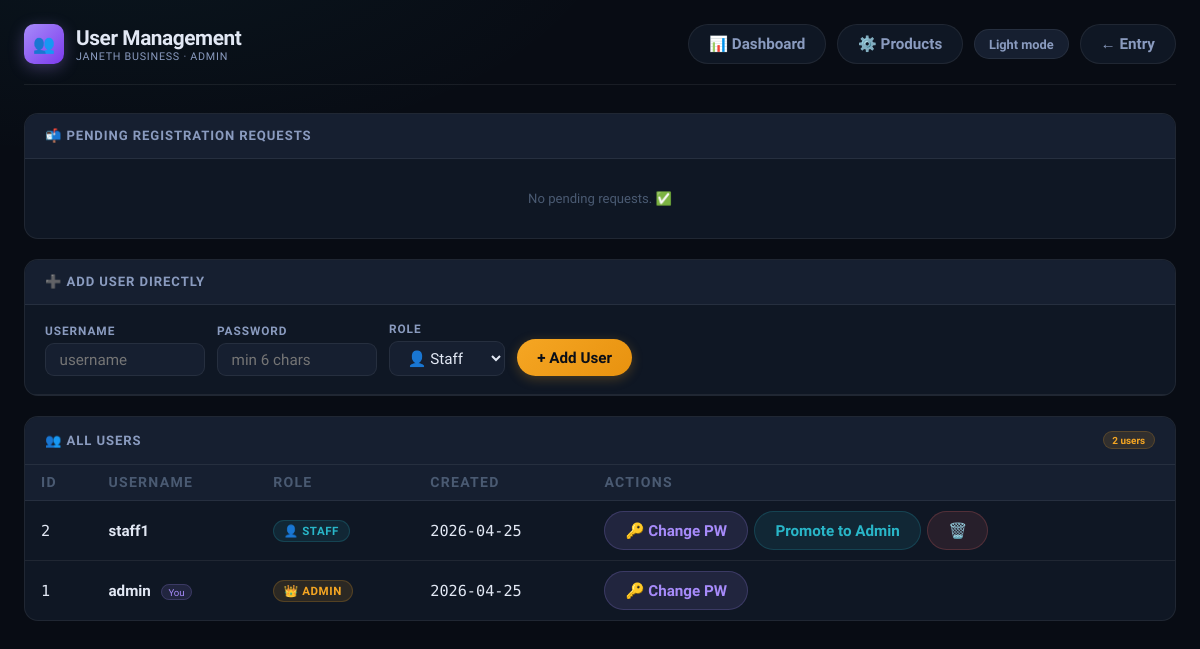
Before: /admin/users.php (signed in) with the older database file.
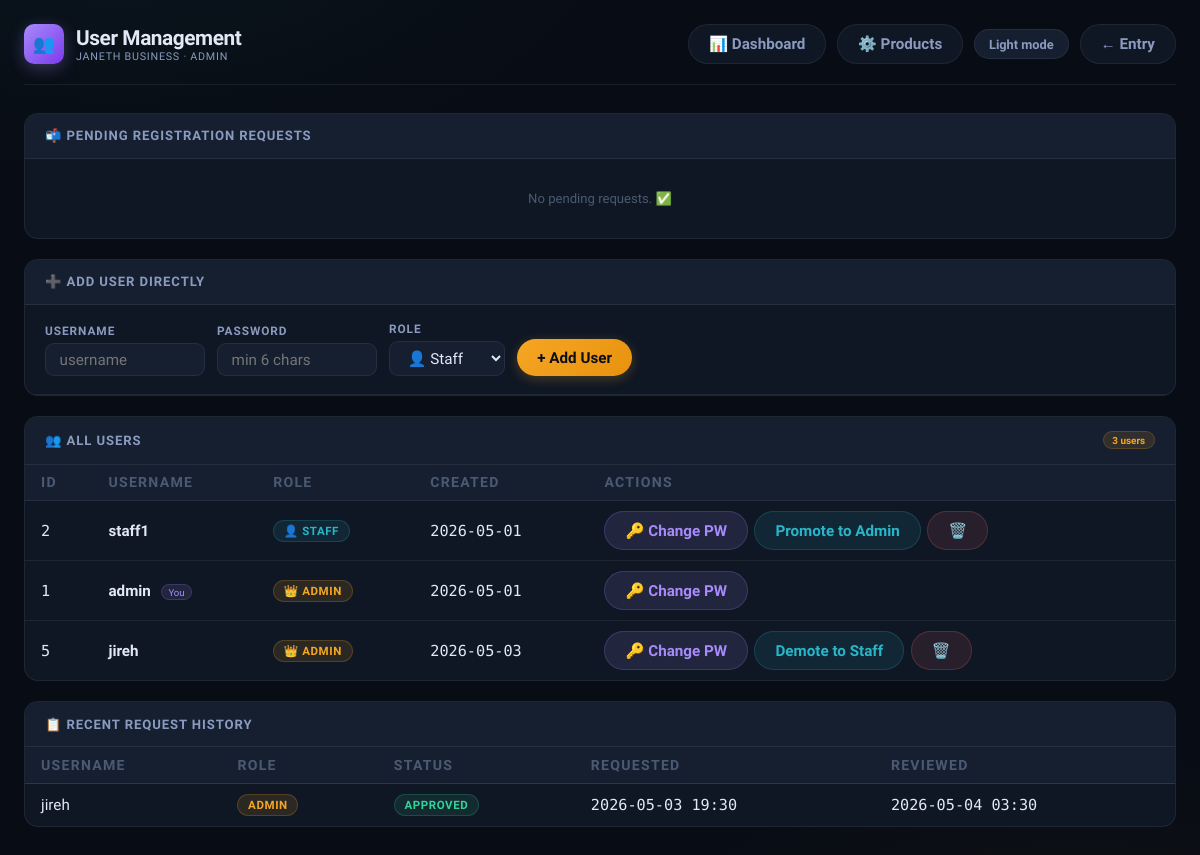
After: the same page with the newer database file.
### tables this page shows
CREATE TABLE `users` (
  `id` int(11) NOT NULL,
  `username` varchar(50) NOT NULL,
  `password_hash` varchar(255) NOT NULL,
  `role` enum('admin','staff') DEFAULT 'staff',
  `created_at` timestamp NOT NULL DEFAULT current_timestamp()
);

CREATE TABLE `registration_requests` (
  `id` int(11) NOT NULL,
  `username` varchar(50) NOT NULL,
  `password_hash` varchar(255) NOT NULL,
  `requested_role` enum('admin','staff') DEFAULT 'staff',
  `status` enum('pending','approved','rejected') DEFAULT 'pending',
  `created_at` timestamp NOT NULL DEFAULT current_timestamp(),
  `reviewed_at` datetime DEFAULT NULL
);

### admin/users.php (the view, shortened to what this page needs)
<?php
require_once __DIR__ . '/bootstrap.php';
$users    = $pdo->query("SELECT id, username, role, created_at FROM users ORDER BY role DESC, username")->fetchAll();
$pending  = $pdo->query("SELECT * FROM registration_requests WHERE status='pending' ORDER BY created_at DESC")->fetchAll();
$history  = $pdo->query("SELECT * FROM registration_requests WHERE status != 'pending' ORDER BY reviewed_at DESC LIMIT 30")->fetchAll();
$myId     = (int)$_SESSION['user_id'];
?>
<!DOCTYPE html>
<html lang="en">
<head>
</head>
<body>
<div class="container">
<div class="header">
    <div class="logo">
        <div class="logo-icon">👥</div>
        <div class="logo-text">
            <span class="logo-title">User Management</span>
            <span class="logo-sub">Janeth Business · Admin</span>
        </div>
    </div>
    <div style="display:flex;gap:.65rem;flex-wrap:wrap;align-items:center">
        <a href="../public/janeth-dashboard.php" class="btn btn-ghost">📊 Dashboard</a>
        <a href="products.php" class="btn btn-ghost">⚙️ Products</a>
        <button id="themeToggle" onclick="toggleTheme()">☀️ Light</button>
        <a href="janeth-input.php" class="btn btn-ghost">← Entry</a>
    </div>
</div>
<div class="panel">
    <div class="panel-hd">
        <span class="panel-title">📬 Pending Registration Requests</span>
    </div>
    <?php if (empty($pending)): ?>
    <div class="empty-state">No pending requests. ✅</div>
    <?php endif; ?>
</div>
<div class="panel">
    <div class="panel-hd">
        <span class="panel-title">➕ Add User Directly</span>
    </div>
    <div class="add-grid">
        <div class="fg"><label>Username</label><input type="text" id="newUser" placeholder="username" style="width:160px"></div>
        <div class="fg"><label>Password</label><input type="password" id="newPass" placeholder="min 6 chars" style="width:160px"></div>
        <div class="fg"><label>Role</label>
            <select id="newRole">
                <option value="staff">👤 Staff</option>
            </select>
        </div>
        <button class="btn btn-primary" id="addUserBtn">+ Add User</button>
    </div>
</div>
<div class="panel">
    <div class="panel-hd">
        <span class="panel-title">👥 All Users</span>
        <span class="badge-count"><?= count($users) ?> user<?= count($users)!==1?'s':'' ?></span>
    </div>
    <div style="overflow-x:auto">
    <table>
        <thead><tr>
            <th>ID</th>
            <th>Username</th>
            <th>Role</th>
            <th>Created</th>
            <th>Actions</th>
        </tr></thead>
        <tbody id="usersBody">
        <?php foreach ($users as $u): ?>
        <tr id="user_<?= $u['id'] ?>">
            <td class="mono"><?= $u['id'] ?></td>
            <td>
                <strong><?= htmlspecialchars($u['username']) ?></strong>
                <?php if ($u['id'] === $myId): ?><span class="you-chip">You</span><?php endif; ?>
            </td>
            <td>
                <span class="role-badge <?= $u['role']==='admin'?'r-admin':'r-staff' ?>" id="rolebadge_<?= $u['id'] ?>">
                    <?= $u['role']==='admin'?'👑':'👤' ?> <?= $u['role'] ?>
                </span>
            </td>
            <td class="mono"><?= substr($u['created_at'],0,10) ?></td>
            <td>
                <div class="actions">
                    <button class="btn btn-purple" onclick="togglePwForm(<?= $u['id'] ?>)">🔑 Change PW</button>
                    <?php if ($u['id'] !== $myId): ?>
                    <button class="btn btn-teal" onclick="toggleRole(<?= $u['id'] ?>, '<?= $u['role'] ?>')"
                            id="rolebtn_<?= $u['id'] ?>">
                        <?= $u['role']==='admin'?'Demote to Staff':'Promote to Admin' ?>
                    </button>
                    <button class="btn btn-danger" onclick="deleteUser(<?= $u['id'] ?>, '<?= htmlspecialchars($u['username']) ?>')">🗑️</button>
                    <?php endif; ?>
                </div>
            </td>
        </tr>
        <?php endforeach; ?>
        </tbody>
    </table>
    </div>
</div>
<?php if (!empty($history)): ?>
<div class="panel">
    <div class="panel-hd"><span class="panel-title">📋 Recent Request History</span></div>
    <div style="overflow-x:auto">
    <table>
        <thead><tr><th>Username</th><th>Role</th><th>Status</th><th>Requested</th><th>Reviewed</th></tr></thead>
        <tbody>
        <?php foreach ($history as $r): ?>
        <tr>
            <td><?= htmlspecialchars($r['username']) ?></td>
            <td><span class="role-badge <?= $r['requested_role']==='admin'?'r-admin':'r-staff' ?>"><?= $r['requested_role'] ?></span></td>
            <td><span class="role-badge <?= $r['status']==='approved'?'r-approved':'r-rejected' ?>"><?= $r['status'] ?></span></td>
            <td class="mono"><?= substr($r['created_at'],0,16) ?></td>
            <td class="mono"><?= $r['reviewed_at'] ? substr($r['reviewed_at'],0,16) : '—' ?></td>
        </tr>
        <?php endforeach; ?>
        </tbody>
    </table>
    </div>
</div>
<?php endif; ?>
</div>
</body>
</html>

Changed rows visible on the page:
changed users "staff1": created_at "2026-04-25" → "2026-05-01"
changed users "admin": created_at "2026-04-25" → "2026-05-01"
added users: id "5", username "jireh", role "ADMIN", created_at "2026-05-03", shows "Demote to Staff"
added registration_requests: username "jireh", requested_role "ADMIN", status "APPROVED", created_at "2026-05-03 19:30", reviewed_at "2026-05-04 03:30"
Other visible differences:
count($users): "2" → "3"
text now shown: "📋 RECENT REQUEST HISTORY USERNAME ROLE STATUS REQUESTED REVIEWED"
